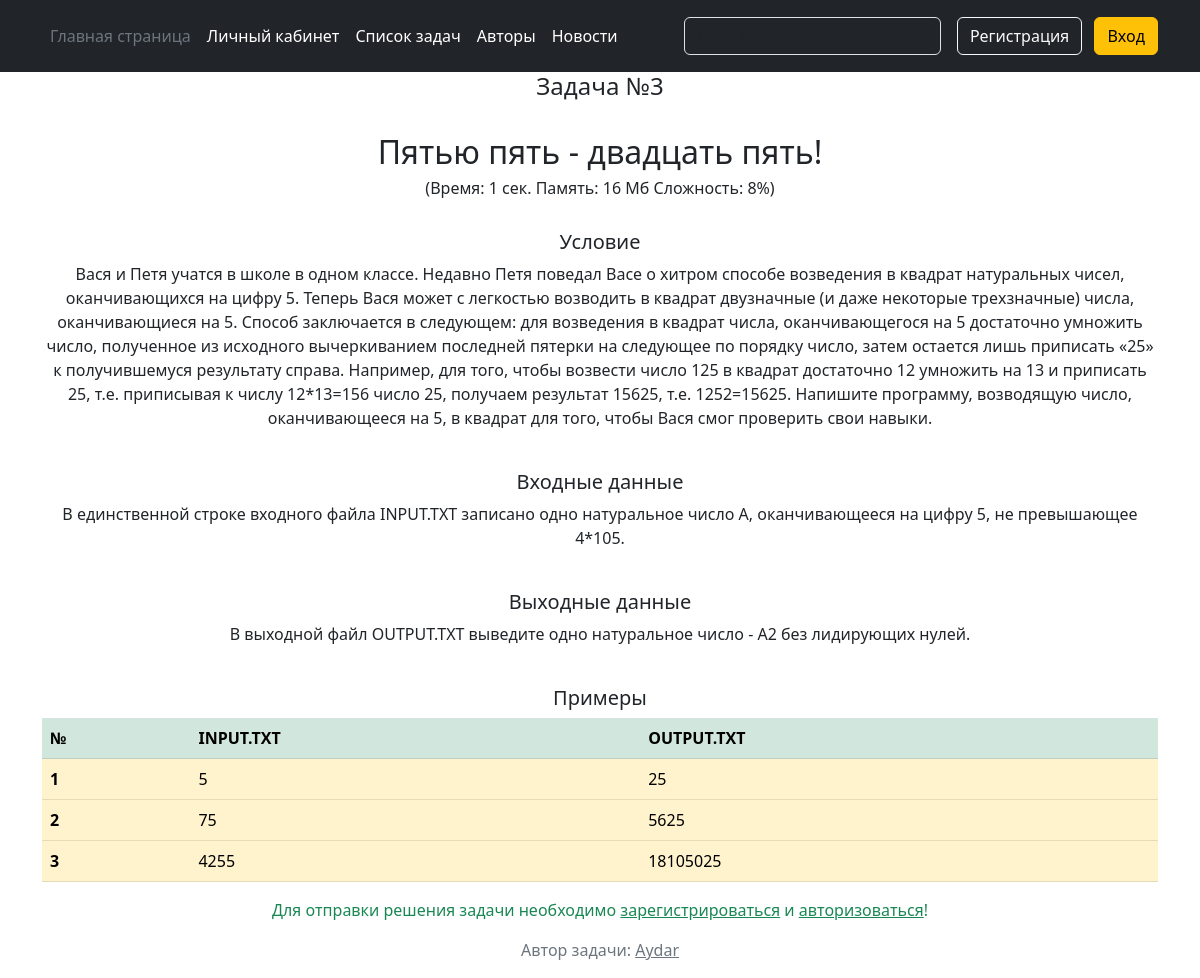
Page /problem/3 on the committed database.
### data/problems.py (models this page shows)
class Problems(SqlAlchemyBase, SerializerMixin):
    __tablename__ = 'problems'
    id = sqlalchemy.Column(sqlalchemy.Integer, primary_key=True, autoincrement=True)
    author_id = sqlalchemy.Column(sqlalchemy.Integer, sqlalchemy.ForeignKey("users.id"))
    title = sqlalchemy.Column(sqlalchemy.String, nullable=True)
    description = sqlalchemy.Column(sqlalchemy.String, nullable=True)
    input_description = sqlalchemy.Column(sqlalchemy.String, nullable=True)
    output_description = sqlalchemy.Column(sqlalchemy.String, nullable=True)
    difficult = sqlalchemy.Column(sqlalchemy.Integer, nullable=True)
    rating = sqlalchemy.Column(sqlalchemy.Integer, default=100)
    example_count = sqlalchemy.Column(sqlalchemy.Integer, default=0)
    test_count = sqlalchemy.Column(sqlalchemy.Integer, default=0)
    time_needed = sqlalchemy.Column(sqlalchemy.String, default='1 сек')
    memory_needed = sqlalchemy.Column(sqlalchemy.String, default='16 Мб')
    post_date = sqlalchemy.Column(sqlalchemy.DateTime, default=datetime.datetime.now())
    author = orm.relationship('User')
    students_that_solved = orm.relationship('Solvings', back_populates='problem')
    students_that_liked = orm.relationship('FavouriteProblems', back_populates='problem')
    tests = orm.relationship('Test', back_populates='problem')
    examples = orm.relationship('Example', back_populates='problem')

### data/examples.py (models this page shows)
class Example(SqlAlchemyBase, SerializerMixin):
    __tablename__ = 'examples'
    id = sqlalchemy.Column(sqlalchemy.Integer, primary_key=True, autoincrement=True)
    no = sqlalchemy.Column(sqlalchemy.Integer)
    problem_id = sqlalchemy.Column(sqlalchemy.Integer, sqlalchemy.ForeignKey("problems.id"))
    input = sqlalchemy.Column(sqlalchemy.String, nullable=True)
    output = sqlalchemy.Column(sqlalchemy.String, nullable=True)
    problem = orm.relationship('Problems')

### data/users.py (models this page shows, shortened)
class User(SqlAlchemyBase, UserMixin, SerializerMixin):
    __tablename__ = 'users'
    id = sqlalchemy.Column(sqlalchemy.Integer,
                           primary_key=True, autoincrement=True)
    username = sqlalchemy.Column(sqlalchemy.String, nullable=False)
    email = sqlalchemy.Column(sqlalchemy.String,
                              index=True, unique=True, nullable=True)
    hashed_password = sqlalchemy.Column(sqlalchemy.String, nullable=True)
    role = sqlalchemy.Column(sqlalchemy.String)
    problems = orm.relationship('Problems', back_populates='author')
    solved_problems = orm.relationship('Solvings', back_populates='student')
    favourite_problems = orm.relationship('FavouriteProblems', back_populates='student')

### server.py (the view, shortened to what this page needs)
@app.route('/problem/<int:problem_id>', methods=['GET', 'POST'])
def problem_(problem_id):
    db_sess = db_session.create_session()
    problem = db_sess.query(Problems).filter(problem_id == Problems.id).first()
    if not problem:
        return render_template('not_exist_problem.html', title='Задача', problem_id=problem_id)
    examples = db_sess.query(Example).filter(Example.problem_id == problem_id)
    form = AnswerForm()
    return render_template('problem.html', title='Задача', problem=problem, examples=examples, form=form)

### forms/answer.py
class AnswerForm(FlaskForm):
    code = TextAreaField('Отправить решение', validators=[])
    file = FileField('Отправить файл', validators=[])
    message = Label('code', '')
    submit = SubmitField('Принять')

### data/db_session.py (called while the page is built)
def create_session() -> Session:
    global __factory
    return __factory()

### templates/problem.html
{% extends "base.html" %}
{% block content %}
<h4 xmlns="http://www.w3.org/1999/html">Задача №{{problem.id}}</h4><br>
    <h2>{{problem.title}}</h2>
    <h6>(Время: {{problem.time_needed}} сек. Память: {{problem.memory_needed}} Мб Сложность: {{problem.difficult}}%)</h6><br>
    <h5>Условие</h5>
    <p>{{problem.description}}</p><br>
    <h5>Входные данные</h5>
    <p>{{problem.input_description}}</p><br>
    <h5>Выходные данные</h5>
    <p>{{problem.output_description}}</p><br>
    <h5>Примеры</h5>
    <table class="table">
        <thead>
            <tr class="table-success">
                <th scope="col">№</th>
                <th scope="col">INPUT.TXT</th>
                <th scope="col">OUTPUT.TXT</th>
            </tr>
        </thead>
        <tbody>
            {% for item in examples %}
                <tr class="table-warning">
                    <th scope="col">{{item.no + 1}}</th>
                    <td>{{item.input}}</td>
                    <td>{{item.output}}</td>
                </tr>
            {% endfor %}
        </tbody>
    </table>
    {% if current_user.is_authenticated %}
        <form action="" method="post" enctype="multipart/form-data">
            {{ form.hidden_tag() }}
            <p>
                {{ form.code.label }}<br>
                {{ form.code(class="form-control") }}
                {% for error in form.code.errors %}
                    <p class="alert alert-danger" role="alert">
                        {{ error }}
                    </p>
                {% endfor %}
            </p>
            <p>
                {{ form.file.label }}: {{ form.file(class="form-control") }}<br>
                {% for error in form.file.errors %}
                    <p class="alert alert-danger" role="alert">
                        {{ error }}
                    </p>
                {% endfor %}
            </p>
            <p>{{form.message}}</p>
            <p>{{ form.submit(type="submit", class="btn btn-primary") }}</p>
        </form>
    {% else %}
        <p class="text-success">Для отправки решения задачи необходимо <a href="/register" class="link-success">зарегистрироваться</a> и <a href="/login" class="link-success">авторизоваться</a>!</p>
    {% endif %}
    <p class="text-secondary">Автор задачи: <a class="link-secondary" href="/profile/{{problem.author_id}}">{{problem.author.username}}</a></p>
{% endblock %}

### rows in the picture
Problems: id "3", title "Пятью пять - двадцать пять!", time_needed "1", memory_needed "16", difficult "8", description "Вася и Петя учатся в школе в одном классе. Недавно Петя поведал Васе о хитром способе возведения в квадрат натуральных чисел, оканчивающихся на цифру 5. Теперь Вася может с легкостью возводить в квадрат двузначные (и даже некоторые трехзначные) числа, оканчивающиеся на 5. Способ заключается в следующем: для возведения в квадрат числа, оканчивающегося на 5 достаточно умножить число, полученное из исходного вычеркиванием последней пятерки на следующее по порядку число, затем остается лишь приписать «25» к получившемуся результату справа. Например, для того, чтобы возвести число 125 в квадрат достаточно 12 умножить на 13 и приписать 25, т.е. приписывая к числу 12*13=156 число 25, получаем…", input_description "В единственной строке входного файла INPUT.TXT записано одно натуральное число А, оканчивающееся на цифру 5, не превышающее 4*105.", output_description "В выходной файл OUTPUT.TXT выведите одно натуральное число - A2 без лидирующих нулей."
Example: item.no+1 "1", input "5", output "25"
Example: item.no+1 "2", input "75", output "5625"
Example: item.no+1 "3", input "4255", output "18105025"
User: author.username "Aydar"
